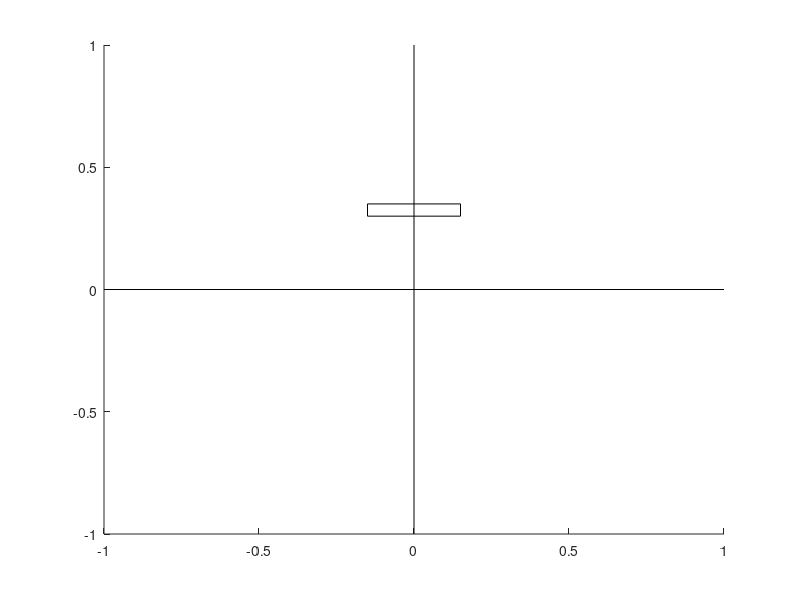

This chart was generated by the following MATLAB code: (Note: this script raises an error after producing the figure.)


%%%%%%%%%%%%%%%%%%%%%%%%%%%% Initialize Figure %%%%%%%%%%%%%%%%%%%%%%%%
xMax = 0.15;
xMin = -0.15;
yMax = 0.35;
yMin = 0.30;
expTime = 20.0;

figure;
hold on;
plot([0,0],[-1,1], '-k');
plot([-1,1],[0,0], '-k');

plot([xMin,xMin],[yMin,yMax], '-k');
plot([xMax,xMax],[yMin,yMax], '-k');
plot([xMin,xMax],[yMin,yMin], '-k');
plot([xMin,xMax],[yMax,yMax], '-k');

ac = ArmController2D;
ac.start;

pause(expTime)

ac.stop;

% l_kMeas = [];
% l_kTarget = [];
% l_time = [];
% h = [];
% segment = 5;
% 
% figure;
% axis([0 expTime ac.arm2D.dims.kMin ac.arm2D.dims.kMax]) ;
% hold on;
% plot([0, expTime], [0, 0]);
% 
% tic;
% while( toc <= expTime )
%    toc
%    %pause(0.010);
%    %targets = ac.arm2D.kMeas';
%    targets = -5.0*ones(6,1); %*sin(toc);
%    ac.arm2D.setTargetCurvatures([targets]); 
%    
%    l_kMeas = [l_kMeas,  ac.arm2D.kMeas(segment) ];
%    l_kTarget = [l_kTarget,  ac.arm2D.kTarget(segment) ];
%    l_time = [l_time, toc];
%    
%    delete(h);
%    h = plot(l_time, l_kMeas, 'r', l_time, l_kTarget, 'b', 'LineWidth', 2);
% end

ac.delete;